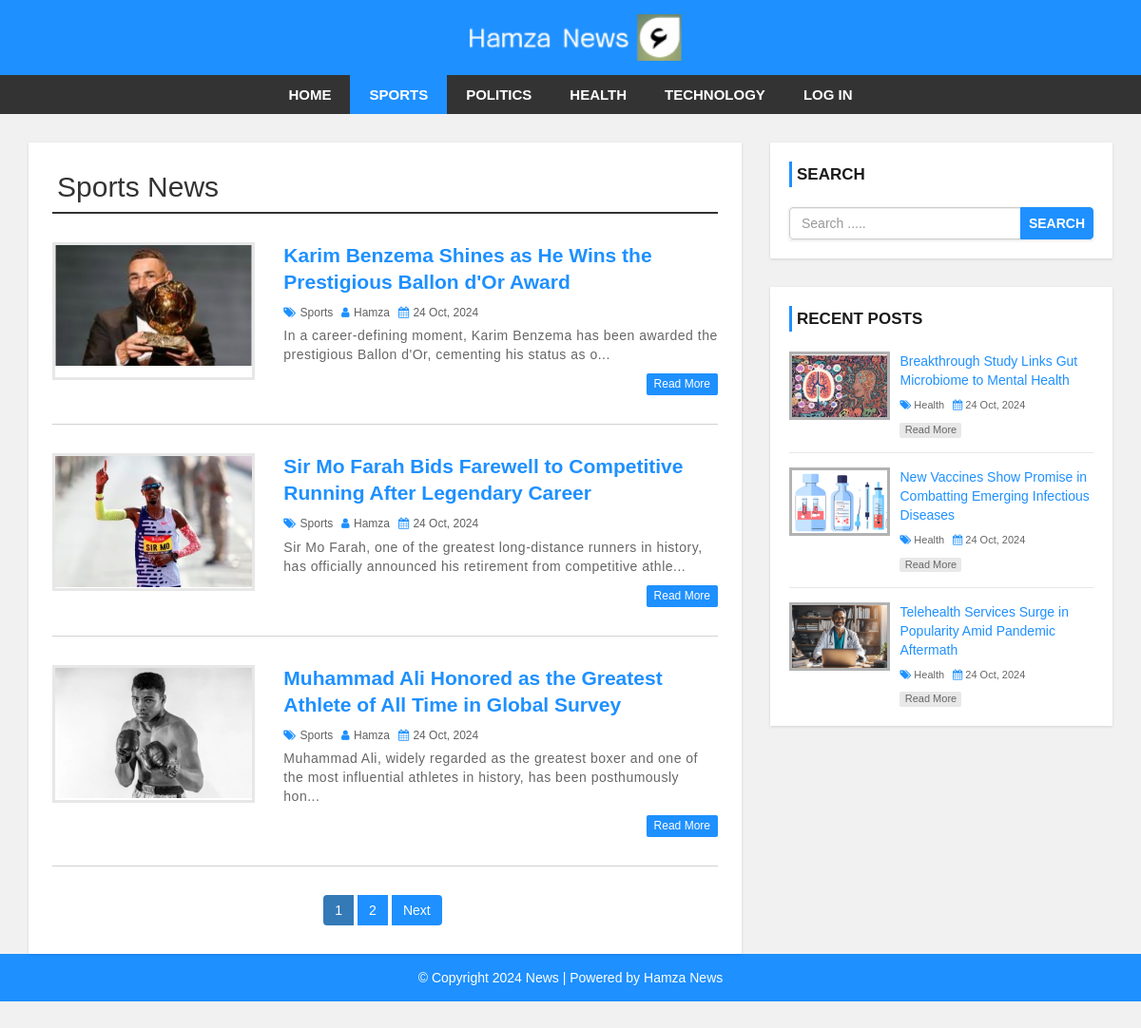
Page /category.php?cid=34 on the committed database.
### tables this page shows
CREATE TABLE `settings` (
  `id` int(11) NOT NULL,
  `websitename` varchar(60) NOT NULL,
  `logo` varchar(50) NOT NULL,
  `footerdesc` varchar(255) NOT NULL
);

CREATE TABLE `category` (
  `category_id` int(11) NOT NULL,
  `category_name` varchar(100) NOT NULL,
  `post` int(11) NOT NULL DEFAULT 0
);

CREATE TABLE `post` (
  `post_id` int(11) NOT NULL,
  `title` varchar(100) NOT NULL,
  `description` text NOT NULL,
  `category` varchar(100) NOT NULL,
  `post_date` varchar(50) NOT NULL,
  `author` int(11) NOT NULL,
  `post_img` varchar(100) NOT NULL
);

CREATE TABLE `user` (
  `user_id` int(10) UNSIGNED NOT NULL,
  `first_name` varchar(30) NOT NULL,
  `last_name` varchar(30) NOT NULL,
  `username` varchar(30) DEFAULT NULL,
  `password` varchar(40) DEFAULT NULL,
  `role` int(11) NOT NULL
);

### config.php (called while the page is built, shortened)
<?php
$hostname = "http://localhost/news-site";

### category.php (the view, shortened to what this page needs)
<?php include 'header.php'; ?>
    <div id="main-content">
      <div class="container">
        <div class="row">
            <div class="col-md-8">
                <div class="post-container">
                  <?php
                  include "config.php";
                  if(isset($_GET['cid'])){
                    $cat_id = $_GET['cid'];
                    $sql1 = "SELECT * FROM category WHERE category_id = {$cat_id}";
                    $result1 = mysqli_query($conn, $sql1) or die("Query Failed.");
                    $row1 = mysqli_fetch_assoc($result1);
                  ?>
                  <h2 class="page-heading"><?php echo $row1['category_name']; ?> News</h2>
                  <?php
                    $limit = 3;
                    if(isset($_GET['page'])){
                      $page = $_GET['page'];
                    }else{
                      $page = 1;
                    }
                    $offset = ($page - 1) * $limit;
                    $sql = "SELECT post.post_id, post.title, post.description,post.post_date,post.author,
                    category.category_name,user.username,post.category,post.post_img FROM post
                    LEFT JOIN category ON post.category = category.category_id
                    LEFT JOIN user ON post.author = user.user_id
                    WHERE post.category = {$cat_id}
                    ORDER BY post.post_id DESC LIMIT {$offset},{$limit}";
                    $result = mysqli_query($conn, $sql) or die("Query Failed.");
                    if(mysqli_num_rows($result) > 0){
                      while($row = mysqli_fetch_assoc($result)) {
                  ?>
                    <div class="post-content">
                        <div class="row">
                            <div class="col-md-4">
                              <a class="post-img" href="single.php?id=<?php echo $row['post_id']; ?>"><img src="admin/upload/<?php echo $row['post_img']; ?>" alt=""/></a>
                            </div>
                            <div class="col-md-8">
                              <div class="inner-content clearfix">
                                  <h3><a href='single.php?id=<?php echo $row['post_id']; ?>'><?php echo $row['title']; ?></a></h3>
                                  <div class="post-information">
                                      <span>
                                          <i class="fa fa-tags" aria-hidden="true"></i>
                                          <a href='category.php?cid=<?php echo $row['category']; ?>'><?php echo $row['category_name']; ?></a>
                                      </span>
                                      <span>
                                          <i class="fa fa-user" aria-hidden="true"></i>
                                          <a href='author.php?aid=<?php echo $row['author']; ?>'><?php echo $row['username']; ?></a>
                                      </span>
                                      <span>
                                          <i class="fa fa-calendar" aria-hidden="true"></i>
                                          <?php echo $row['post_date']; ?>
                                      </span>
                                  </div>
                                  <p class="description">
                                      <?php echo substr($row['description'],0,130) . "..."; ?>
                                  </p>
                                  <a class='read-more pull-right' href='single.php?id=<?php echo $row['post_id']; ?>'>read more</a>
                              </div>
                            </div>
                        </div>
                    </div>
                    <?php
                      }
                    }else{
                      echo "<h2>No Record Found.</h2>";
                    }
                    if(mysqli_num_rows($result1) > 0){
                      $total_records = $row1['post'];
                      $total_page = ceil($total_records / $limit);
                      echo '<ul class="pagination admin-pagination">';
                      for($i = 1; $i <= $total_page; $i++){
                        if($i == $page){
                          $active = "active";
                        }else{
                          $active = "";
                        }
                        echo '<li class="'.$active.'"><a href="category.php?cid='.$cat_id .'&page='.$i.'">'.$i.'</a></li>';
                      }
                      if($total_page > $page){
                        echo '<li><a href="category.php?cid='.$cat_id .'&page='.($page + 1).'">Next</a></li>';
                      }
                      echo '</ul>';
                    }
                  }else{
                    echo "<h2>No Record Found.</h2>";
                  }
                    ?>
                </div>
            </div>
            <?php include 'sidebar.php'; ?>
        </div>
      </div>
    </div>
<?php include 'footer.php'; ?>

### header.php (shortened to what this page needs)
<?php
include "config.php";
?>
<!DOCTYPE html>
<html lang="en">
<head>
    <link rel="stylesheet" href="css/bootstrap.min.css">
    <link rel="stylesheet" href="css/font-awesome.css">
    <link rel="stylesheet" href="css/style.css">
</head>
<body>
<div id="header">
    <div class="container">
        <div class="row">
            <div class="col-md-offset-4 col-md-4">
                <?php
                $sql = "SELECT websitename, logo FROM settings LIMIT 1";
                $result = mysqli_query($conn, $sql);
                if ($result && $row = mysqli_fetch_assoc($result)) {
                    if (empty($row['logo'])) {
                        echo '<a href="index.php"><h1>' . htmlspecialchars($row['websitename']) . '</h1></a>';
                    } else {
                        echo '<a href="index.php" id="logo"><img src="admin/images/' . htmlspecialchars($row['logo']) . '" alt="' . htmlspecialchars($row['websitename']) . '"></a>';
                    }
                }
                ?>
            </div>
            <div class="col-md-4">
            </div>
        </div>
    </div>
</div>
<div id="menu-bar">
    <div class="container">
        <div class="row">
            <div class="col-md-12">
                <?php
                $cat_id = isset($_GET['cid']) && is_numeric($_GET['cid']) ? mysqli_real_escape_string($conn, $_GET['cid']) : 0;
                $sql = "SELECT category_id, category_name FROM category WHERE post > 0";
                $result = mysqli_query($conn, $sql);
                if (mysqli_num_rows($result) > 0) {
                    echo '<ul class="menu">';
                    echo '<li><a href="' . htmlspecialchars($hostname) . '">Home</a></li>';
                    while ($row = mysqli_fetch_assoc($result)) {
                        $active = ($cat_id == $row['category_id']) ? 'active' : '';
                        echo '<li><a class="' . $active . '" href="category.php?cid=' . htmlspecialchars($row['category_id']) . '">' . htmlspecialchars($row['category_name']) . '</a></li>';
                    }
                    if (isset($_SESSION['username'])) {
                        echo '<li><a href="logout-redirect.php">Log Out</a></li>';
                    } else {
                        echo '<li><a href="http://localhost/news-site/admin">Log In</a></li>';
                    }
                    echo '</ul>';
                }
                ?>
            </div>
        </div>
    </div>
</div>
</body>
</html>

### sidebar.php
<div id="sidebar" class="col-md-4">
    <div class="search-box-container">
        <h4>Search</h4>
        <form class="search-post" action="search.php" method ="GET">
            <div class="input-group">
                <input type="text" name="search" class="form-control" placeholder="Search .....">
                <span class="input-group-btn">
                    <button type="submit" class="btn btn-danger">Search</button>
                </span>
            </div>
        </form>
    </div>
    <div class="recent-post-container">
        <h4>Recent Posts</h4>
        <?php
                        include "config.php";
                        $limit =3;
$sql = "SELECT post.post_id, post.title,post.post_date,category.category_name,post.category,post.post_img FROM post
LEFT JOIN category ON post.category = category.category_id
ORDER BY post.post_id DESC LIMIT {$limit}";
  $result = mysqli_query($conn, $sql) or die("Query Failed. : Recent Post");
  if(mysqli_num_rows($result) > 0 ){
    while($row = mysqli_fetch_assoc($result)) {
                        ?>
        <div class="recent-post">
            <a class="post-img" href="single.php?id=<?php echo $row['post_id'];  ?>">
                <img src="admin/upload/<?php echo $row['post_img'];  ?>" alt=""/>
            </a>
            <div class="post-content">
                <h5><a href="single.php?id=<?php echo $row['post_id'];  ?>"> <?php echo $row['title']; ?> </a></h5>
                <span>
                <i class="fa fa-tags" aria-hidden="true"></i>
                <a href='category.php?cid=<?php echo $row['category']; ?>'><?php echo $row['category_name']; ?></a>
                </span>
                <span>
                    <i class="fa fa-calendar" aria-hidden="true"></i>
                    <?php echo $row['post_date'];  ?>
                </span>
                <a class="read-more" href="single.php?id=<?php echo $row['post_id']; ?>">read more</a>
            </div>
        </div>
<?php } } ?>
</div>

### footer.php
<div id ="footer">
    <div class="container">
        <div class="row">
            <div class="col-md-12">
            <?php
                  include "config.php";
                  $sql = "SELECT * FROM settings";
                  $result = mysqli_query($conn, $sql) or die("Query Failed.");
                  if(mysqli_num_rows($result) > 0){
                    while($row = mysqli_fetch_assoc($result)) {
                ?>
                <span><?php echo $row['footerdesc'];  ?></span>
                <?php } }
                 ?>
            </div>
        </div>
    </div>
</div>
</body>
</html>

### css/style.css (style rules this page uses)
body { background: #f1f1f1; font-family: sans-serif,arial,Helvetica; }
a, a:hover, a:focus { text-decoration: none; outline: none; }
ul { margin:0; padding:0; list-style:none; }
h2.page-heading { margin: 5px 0 30px; padding: 0 5px 10px; border-bottom: 2px solid #333; }
form { background: #fff; padding: 25px; box-shadow:0 1px 3px rgba(0, 0, 0, 0.13); }
#header { background: #1e90ff; text-align: center; padding: 15px; }
#logo { display: inline-block; width: 65%; }
#logo img { width: 100%; }
#menu-bar { background: #333; text-align: center; }
#menu-bar .menu > li { display: inline-block; }
.menu > li > a { padding: 10px 20px; display: block; text-transform: uppercase; color: #fff; font-size: 15px; font-weight:600; transition:all 0.5s ease 0s; }
#menu-bar .menu > li > a:hover, #menu-bar .menu > li > a.active { color:#fff; background:#1e90ff; }
#main-content { padding: 30px 0; min-height: 750px; }
#main-content .post-container { background-color: #fff; padding: 25px; box-shadow: 0 1px 3px rgba(0, 0, 0, 0.13); }
#main-content .post-content { border-bottom: 1px solid #d1d1d1; padding: 0 0 30px; margin-bottom:30px; }
#main-content .post-content img { width: 100%; }
#main-content .post-content .post-img { border: 3px solid #e7e7e7; display: block; height: 145px; overflow: hidden; transition: border .3s; }
#main-content .post-content h3 { font-size: 21px; line-height: 28px; font-weight: 600; margin: 0 0 7px; }
#main-content .post-content h3 a { color: #1e90ff; transition:all 0.3s; }
#main-content .post-content .post-information span { color: #606060; font-size: 12px; text-transform: capitalize; margin: 0 5px 5px 0; display: inline-block; }
#main-content .post-content .post-information i { color: #1e90ff; margin-right: 1px; }
#main-content .post-content .post-information a { color: #606060; text-decoration: none; }
#main-content .post-content p, #main-content .single-post p { color: #666; font-size: 14px; letter-spacing: 0.5px; margin:0 0 10px; }
#main-content .post-content a.read-more { color: #fff; background-color: #1E90FF; font-size: 12px; text-transform: capitalize; padding: 3px 8px; border-radius: 2px; transition: all 0.3s; }
.pagination { display: block; text-align: center; margin: 0; }
.pagination li { display:inline-block; margin: 0 5px 0 0; }
.pagination li a { border: none; background: #1e90ff; color: #fff; }
i.fa { color:#222; }
#sidebar h4 { color: #1A1A1A; font-size: 17px; line-height: 27px; font-weight:600; text-transform: uppercase; padding: 0 0 0 5px; margin: 0 0 21px; border-left: 3px solid #1e90ff; }
#sidebar .search-box-container { background-color: #fff; padding: 20px; margin: 0 0 30px; box-shadow: 0 1px 3px rgba(0, 0, 0, 0.13); }
#sidebar .search-post { padding: 0; }
#sidebar .search-post input { color: #606060; }
#sidebar .search-post .btn { font-weight: 600; text-transform: uppercase; padding: 6px 8px; background-color: #1E90FF; border-color: #1E90FF; outline: none; }
#sidebar .recent-post-container { padding: 20px; background: #fff; box-shadow: 0 1px 3px rgba(0, 0, 0, 0.13); }
#sidebar .recent-post { border-bottom: 1px solid #e7e7e7; padding: 0 0 15px; margin: 0 0 15px; }
#sidebar .recent-post:last-child { margin: 0; padding: 0; border: none; }
#sidebar .recent-post .post-img { display: inline-block; width: 33%; border: 3px solid rgba(0,0,0,0.3); vertical-align: top; transition: border .3s; }
#sidebar .recent-post .post-img img { width: 100%; }
#sidebar .recent-post .post-content { width: 65%; display: inline-block; border: none; padding: 0 0 0 7px; margin: 0; }
#sidebar .recent-post h5 { font-size: 14px; line-height: 20px; margin: 0 0 5px; }
#sidebar .recent-post h5 a { color: #1E90FF; }
#sidebar .recent-post span { color: #666; font-size: 11px; display: inline-block; margin: 0 5px 10px 0; }
#sidebar .recent-post span a { color: #666; }
#sidebar .recent-post span i { color: #1E90FF; }
#sidebar .recent-post a.read-more { color: #666; background-color: rgba(0,0,0,0.09); width: 65px; font-size: 11px; text-align: center; padding: 0; display: block; transition: all 0.3s; }
#footer { color: #fff; padding:15px 0; text-align:center; background-color:#1e90ff; }
#footer a { color:#fff; }

### rows in the picture
settings: logo (picture), footerdesc "© Copyright 2024 News | Powered by Hamza News"
category: category_name "SPORTS", category_name "Sports"
category: category_name "POLITICS"
category: category_name "HEALTH"
category: category_name "TECHNOLOGY"
post: post_img (picture), title "Karim Benzema Shines as He Wins the Prestigious Ballon d'Or Award", category.category_name "Sports", user.username "Hamza", post_date "24 Oct, 2024", description "In a career-defining moment, Karim Benzema has been awarded the prestigious Ballon d'Or, cementing his status as o"
post: post_img (picture), title "Sir Mo Farah Bids Farewell to Competitive Running After Legendary Career", category.category_name "Sports", user.username "Hamza", post_date "24 Oct, 2024", description "Sir Mo Farah, one of the greatest long-distance runners in history, has officially announced his retirement from competitive athle"
post: post_img (picture), title "Muhammad Ali Honored as the Greatest Athlete of All Time in Global Survey", category.category_name "Sports", user.username "Hamza", post_date "24 Oct, 2024", description "Muhammad Ali, widely regarded as the greatest boxer and one of the most influential athletes in history, has been posthumously hon"
post: post_img (picture), title "Breakthrough Study Links Gut Microbiome to Mental Health", category.category_name "Health", post_date "24 Oct, 2024"
post: post_img (picture), title "New Vaccines Show Promise in Combatting Emerging Infectious Diseases", category.category_name "Health", post_date "24 Oct, 2024"
post: post_img (picture), title "Telehealth Services Surge in Popularity Amid Pandemic Aftermath", category.category_name "Health", post_date "24 Oct, 2024"
